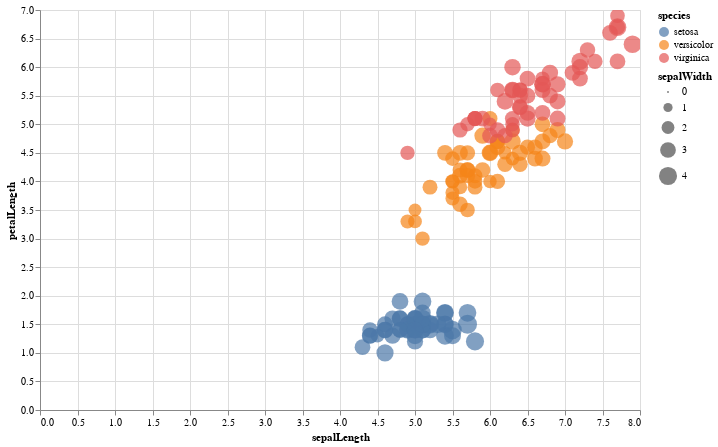

The notebook cell saved with this chart:
### Markdown cell above
3. **Gráfico de dispersión con tamaño de punto personalizado**:

### Code cell
import altair as alt
from vega_datasets import data

# Cargar los datos
iris = data.iris()

# Crear el gráfico de dispersión con tamaño de punto personalizado
chart = alt.Chart(iris).mark_circle().encode(
    x='sepalLength',
    y='petalLength',
    size='sepalWidth',
    color='species'
).properties(
    width=600,
    height=400
).interactive()

# Mostrar el gráfico
chart

### Figure 1 — Vega-Lite specification as saved in the notebook (floating-point values rounded to 4 significant figures; data arrays with more than 128 entries replaced by an {"elided": "..."} marker saying what was removed)
{"config": {"view": {"continuousWidth": 400, "continuousHeight": 300}}, "data": {"name": "data-a264acbd6e539a8b3afc0cb5f240fb57"}, "mark": "circle", "encoding": {"color": {"field": "species", "type": "nominal"}, "size": {"field": "sepalWidth", "type": "quantitative"}, "x": {"field": "sepalLength", "type": "quantitative"}, "y": {"field": "petalLength", "type": "quantitative"}}, "height": 400, "selection": {"selector003": {"type": "interval", "bind": "scales", "encodings": ["x", "y"]}}, "width": 600, "$schema": "https://vega.github.io/schema/vega-lite/v4.17.0.json", "datasets": {"data-a264acbd6e539a8b3afc0cb5f240fb57": {"elided": "150 records"}}}
